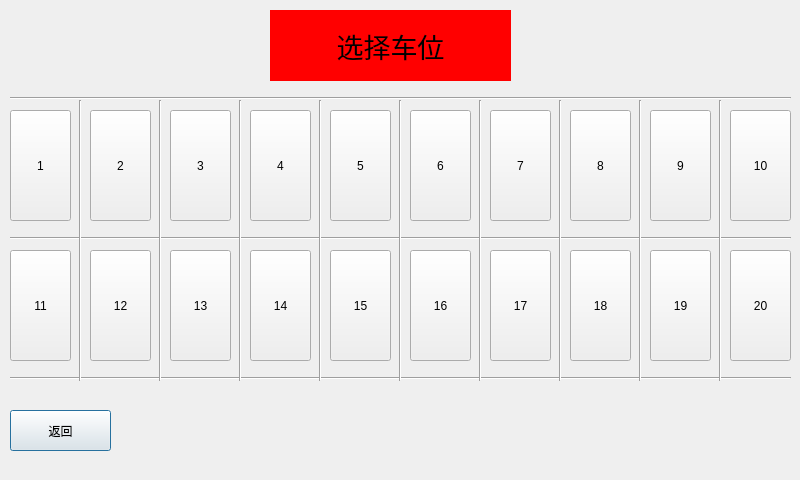
<?xml version="1.0" encoding="UTF-8"?>
<ui version="4.0">
 <class>CarSpaceDialog</class>
 <widget class="QDialog" name="CarSpaceDialog">
  <property name="geometry">
   <rect>
    <x>0</x>
    <y>0</y>
    <width>800</width>
    <height>480</height>
   </rect>
  </property>
  <property name="windowTitle">
   <string>Dialog</string>
  </property>
  <widget class="QPushButton" name="pb_back">
   <property name="geometry">
    <rect>
     <x>10</x>
     <y>410</y>
     <width>101</width>
     <height>41</height>
    </rect>
   </property>
   <property name="text">
    <string>返回</string>
   </property>
  </widget>
  <widget class="QPushButton" name="pb_1">
   <property name="geometry">
    <rect>
     <x>10</x>
     <y>110</y>
     <width>61</width>
     <height>111</height>
    </rect>
   </property>
   <property name="text">
    <string>1</string>
   </property>
  </widget>
  <widget class="QPushButton" name="pb_2">
   <property name="geometry">
    <rect>
     <x>90</x>
     <y>110</y>
     <width>61</width>
     <height>111</height>
    </rect>
   </property>
   <property name="text">
    <string>2</string>
   </property>
  </widget>
  <widget class="QPushButton" name="pb_3">
   <property name="geometry">
    <rect>
     <x>170</x>
     <y>110</y>
     <width>61</width>
     <height>111</height>
    </rect>
   </property>
   <property name="text">
    <string>3</string>
   </property>
  </widget>
  <widget class="QPushButton" name="pb_4">
   <property name="geometry">
    <rect>
     <x>250</x>
     <y>110</y>
     <width>61</width>
     <height>111</height>
    </rect>
   </property>
   <property name="text">
    <string>4</string>
   </property>
  </widget>
  <widget class="QPushButton" name="pb_5">
   <property name="geometry">
    <rect>
     <x>330</x>
     <y>110</y>
     <width>61</width>
     <height>111</height>
    </rect>
   </property>
   <property name="text">
    <string>5</string>
   </property>
  </widget>
  <widget class="QPushButton" name="pb_6">
   <property name="geometry">
    <rect>
     <x>410</x>
     <y>110</y>
     <width>61</width>
     <height>111</height>
    </rect>
   </property>
   <property name="text">
    <string>6</string>
   </property>
  </widget>
  <widget class="QPushButton" name="pb_7">
   <property name="geometry">
    <rect>
     <x>490</x>
     <y>110</y>
     <width>61</width>
     <height>111</height>
    </rect>
   </property>
   <property name="text">
    <string>7</string>
   </property>
  </widget>
  <widget class="QPushButton" name="pb_8">
   <property name="geometry">
    <rect>
     <x>570</x>
     <y>110</y>
     <width>61</width>
     <height>111</height>
    </rect>
   </property>
   <property name="text">
    <string>8</string>
   </property>
  </widget>
  <widget class="QPushButton" name="pb_9">
   <property name="geometry">
    <rect>
     <x>650</x>
     <y>110</y>
     <width>61</width>
     <height>111</height>
    </rect>
   </property>
   <property name="text">
    <string>9</string>
   </property>
  </widget>
  <widget class="QPushButton" name="pb_10">
   <property name="geometry">
    <rect>
     <x>730</x>
     <y>110</y>
     <width>61</width>
     <height>111</height>
    </rect>
   </property>
   <property name="text">
    <string>10</string>
   </property>
  </widget>
  <widget class="QLabel" name="label">
   <property name="geometry">
    <rect>
     <x>270</x>
     <y>10</y>
     <width>241</width>
     <height>71</height>
    </rect>
   </property>
   <property name="font">
    <font>
     <pointsize>20</pointsize>
    </font>
   </property>
   <property name="styleSheet">
    <string notr="true">background-color: rgb(255, 0, 0);</string>
   </property>
   <property name="text">
    <string>选择车位</string>
   </property>
   <property name="alignment">
    <set>Qt::AlignCenter</set>
   </property>
  </widget>
  <widget class="QPushButton" name="pb_11">
   <property name="geometry">
    <rect>
     <x>10</x>
     <y>250</y>
     <width>61</width>
     <height>111</height>
    </rect>
   </property>
   <property name="text">
    <string>11</string>
   </property>
  </widget>
  <widget class="QPushButton" name="pb_12">
   <property name="geometry">
    <rect>
     <x>90</x>
     <y>250</y>
     <width>61</width>
     <height>111</height>
    </rect>
   </property>
   <property name="text">
    <string>12</string>
   </property>
  </widget>
  <widget class="QPushButton" name="pb_13">
   <property name="geometry">
    <rect>
     <x>170</x>
     <y>250</y>
     <width>61</width>
     <height>111</height>
    </rect>
   </property>
   <property name="text">
    <string>13</string>
   </property>
  </widget>
  <widget class="QPushButton" name="pb_14">
   <property name="geometry">
    <rect>
     <x>250</x>
     <y>250</y>
     <width>61</width>
     <height>111</height>
    </rect>
   </property>
   <property name="text">
    <string>14</string>
   </property>
  </widget>
  <widget class="QPushButton" name="pb_15">
   <property name="geometry">
    <rect>
     <x>330</x>
     <y>250</y>
     <width>61</width>
     <height>111</height>
    </rect>
   </property>
   <property name="text">
    <string>15</string>
   </property>
  </widget>
  <widget class="QPushButton" name="pb_16">
   <property name="geometry">
    <rect>
     <x>410</x>
     <y>250</y>
     <width>61</width>
     <height>111</height>
    </rect>
   </property>
   <property name="text">
    <string>16</string>
   </property>
  </widget>
  <widget class="QPushButton" name="pb_17">
   <property name="geometry">
    <rect>
     <x>490</x>
     <y>250</y>
     <width>61</width>
     <height>111</height>
    </rect>
   </property>
   <property name="text">
    <string>17</string>
   </property>
  </widget>
  <widget class="QPushButton" name="pb_18">
   <property name="geometry">
    <rect>
     <x>570</x>
     <y>250</y>
     <width>61</width>
     <height>111</height>
    </rect>
   </property>
   <property name="text">
    <string>18</string>
   </property>
  </widget>
  <widget class="QPushButton" name="pb_19">
   <property name="geometry">
    <rect>
     <x>650</x>
     <y>250</y>
     <width>61</width>
     <height>111</height>
    </rect>
   </property>
   <property name="text">
    <string>19</string>
   </property>
  </widget>
  <widget class="QPushButton" name="pb_20">
   <property name="geometry">
    <rect>
     <x>730</x>
     <y>250</y>
     <width>61</width>
     <height>111</height>
    </rect>
   </property>
   <property name="text">
    <string>20</string>
   </property>
  </widget>
  <widget class="Line" name="line">
   <property name="geometry">
    <rect>
     <x>10</x>
     <y>230</y>
     <width>781</width>
     <height>16</height>
    </rect>
   </property>
   <property name="orientation">
    <enum>Qt::Horizontal</enum>
   </property>
  </widget>
  <widget class="Line" name="line_2">
   <property name="geometry">
    <rect>
     <x>10</x>
     <y>370</y>
     <width>781</width>
     <height>16</height>
    </rect>
   </property>
   <property name="orientation">
    <enum>Qt::Horizontal</enum>
   </property>
  </widget>
  <widget class="Line" name="line_3">
   <property name="geometry">
    <rect>
     <x>10</x>
     <y>90</y>
     <width>781</width>
     <height>16</height>
    </rect>
   </property>
   <property name="orientation">
    <enum>Qt::Horizontal</enum>
   </property>
  </widget>
  <widget class="Line" name="line_4">
   <property name="geometry">
    <rect>
     <x>70</x>
     <y>100</y>
     <width>20</width>
     <height>281</height>
    </rect>
   </property>
   <property name="orientation">
    <enum>Qt::Vertical</enum>
   </property>
  </widget>
  <widget class="Line" name="line_5">
   <property name="geometry">
    <rect>
     <x>150</x>
     <y>100</y>
     <width>20</width>
     <height>281</height>
    </rect>
   </property>
   <property name="orientation">
    <enum>Qt::Vertical</enum>
   </property>
  </widget>
  <widget class="Line" name="line_6">
   <property name="geometry">
    <rect>
     <x>230</x>
     <y>100</y>
     <width>20</width>
     <height>281</height>
    </rect>
   </property>
   <property name="orientation">
    <enum>Qt::Vertical</enum>
   </property>
  </widget>
  <widget class="Line" name="line_7">
   <property name="geometry">
    <rect>
     <x>310</x>
     <y>100</y>
     <width>20</width>
     <height>281</height>
    </rect>
   </property>
   <property name="orientation">
    <enum>Qt::Vertical</enum>
   </property>
  </widget>
  <widget class="Line" name="line_8">
   <property name="geometry">
    <rect>
     <x>390</x>
     <y>100</y>
     <width>20</width>
     <height>281</height>
    </rect>
   </property>
   <property name="orientation">
    <enum>Qt::Vertical</enum>
   </property>
  </widget>
  <widget class="Line" name="line_9">
   <property name="geometry">
    <rect>
     <x>470</x>
     <y>100</y>
     <width>20</width>
     <height>281</height>
    </rect>
   </property>
   <property name="orientation">
    <enum>Qt::Vertical</enum>
   </property>
  </widget>
  <widget class="Line" name="line_10">
   <property name="geometry">
    <rect>
     <x>550</x>
     <y>100</y>
     <width>20</width>
     <height>281</height>
    </rect>
   </property>
   <property name="orientation">
    <enum>Qt::Vertical</enum>
   </property>
  </widget>
  <widget class="Line" name="line_11">
   <property name="geometry">
    <rect>
     <x>630</x>
     <y>100</y>
     <width>20</width>
     <height>281</height>
    </rect>
   </property>
   <property name="orientation">
    <enum>Qt::Vertical</enum>
   </property>
  </widget>
  <widget class="Line" name="line_12">
   <property name="geometry">
    <rect>
     <x>710</x>
     <y>100</y>
     <width>20</width>
     <height>281</height>
    </rect>
   </property>
   <property name="orientation">
    <enum>Qt::Vertical</enum>
   </property>
  </widget>
 </widget>
 <resources/>
 <connections/>
</ui>
